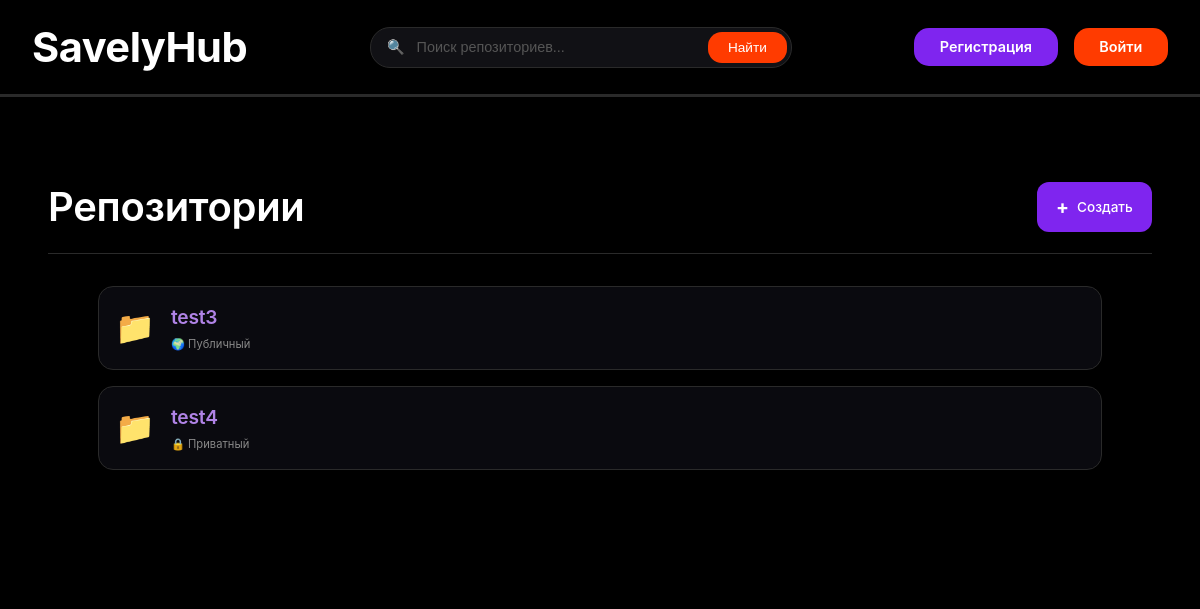
The page /ArtemSavely on the database as committed earlier.
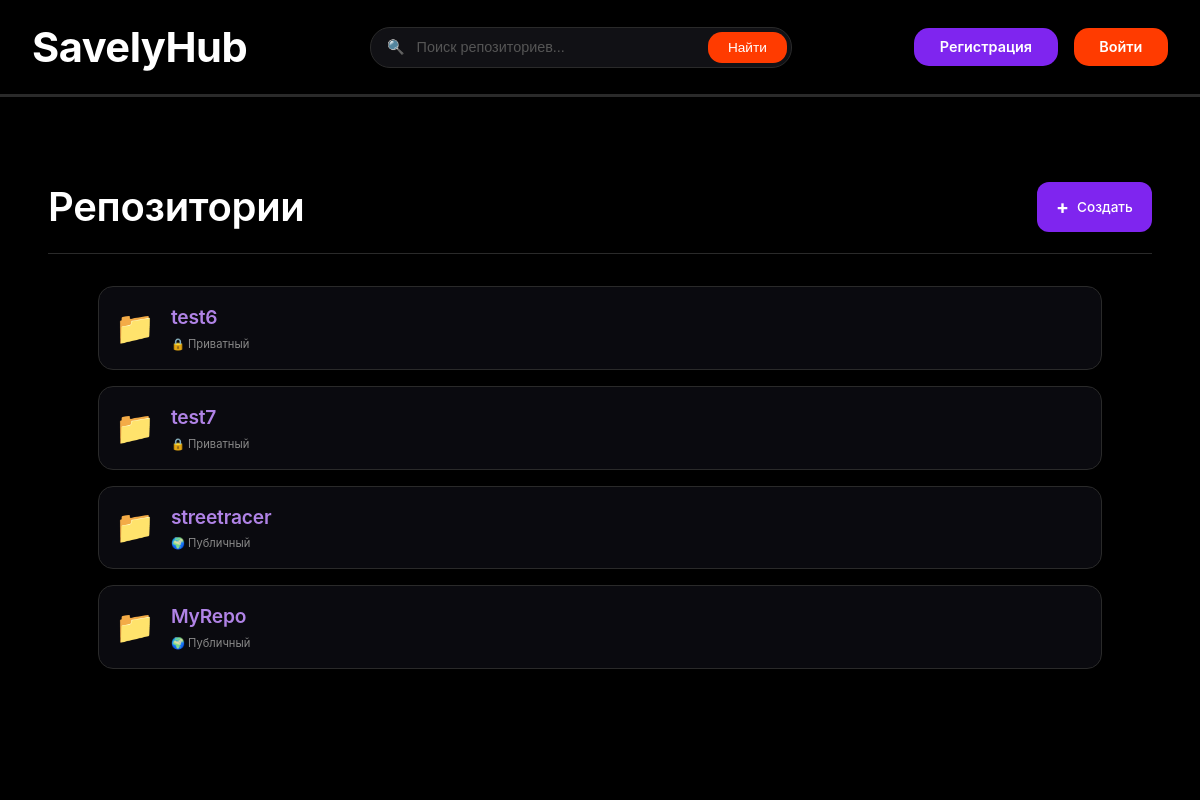
The same page on the database as committed later.
### app/models/repository.py (models this page shows)
class Repository(db.Model):
    id = db.Column(db.Integer, primary_key=True)
    name = db.Column(db.String(100), nullable=False)
    about = db.Column(db.Text, nullable=True, default='')
    private = db.Column(db.Boolean, nullable=False, default=False)
    created_at = db.Column(db.DateTime, nullable=False, default=db.func.now())
    owner_id = db.Column(db.Integer, db.ForeignKey('user.id'), nullable=False)
    owner = db.relationship("User", back_populates="repositories")
    permissions = db.relationship("Permission", back_populates="repository")

### app/web/pages.py (the view)
@blueprint.route('/<username>')
def user_repos(username):
    user_service = UserService()
    user = user_service.get_user_by_name(username)
    return render_template("user_repos.html", user=user)

### app/repository/user_repository.py (called while the page is built)
    def get_by_username(self, username):
        return db.session.query(User).filter(User.username == username).first()

### app/services/user_service.py (called while the page is built)
    def get_user_by_name(self, username):
        return self.user_repo.get_by_username(username)

### app/templates/user_repos.html (shortened to what this page needs)
{% extends "base.html" %}
{% block content %}
<div class="repos-container">
    <div class="repos-header">
        <h1 class="repos-title">Репозитории</h1>
        <a href="{{ url_for('web.create_repository') }}" class="create-btn">
            <span class="plus-icon">+</span>
            Создать
        </a>
    </div>
    {% if user.repositories %}
        <div class="repos-grid">
            {% for repo in user.repositories %}
            <div class="repo-card">
                <a href="{{ url_for('web.repo_tree', username=user.username, repo_name=repo.name, filepath='') }}" class="repo-link">
                    <div class="repo-icon">📁</div>
                    <div class="repo-info">
                        <h3 class="repo-name">{{ repo.name }}</h3>
                        <div class="repo-meta">
                            <span class="repo-visibility">
                                {% if repo.private %}
                                    🔒 Приватный
                                {% else %}
                                    🌍 Публичный
                                {% endif %}
                            </span>
                        </div>
                    </div>
                </a>
            </div>
            {% endfor %}
        </div>
    {% endif %}
</div>
{% endblock %}

### app/templates/base.html (shortened to what this page needs)
<!DOCTYPE html>
<html lang="ru">
<head>
    <link rel="stylesheet" href="{{ url_for('static', filename='css/style.css') }}">
    <link rel="stylesheet" href="{{ url_for('static', filename='css/forms.css') }}">
    <link rel="stylesheet" href="{{ url_for('static', filename='css/repo.css') }}">
    <link rel="stylesheet" href="{{ url_for('static', filename='css/branches.css') }}">
    <link rel="stylesheet" href="{{ url_for('static', filename='css/user_repos.css') }}">
    <link rel="stylesheet" href="{{ url_for('static', filename='css/repo_empty.css') }}">
    <link rel="stylesheet"
          href="https://cdnjs.cloudflare.com/ajax/libs/highlight.js/11.11.1/styles/github-dark.min.css">
</head>
<body>
<header>
    <nav class="navbar">
        <div class="nav-left">
            <h1 class="logo">
                <a href="{{ url_for('web.index') }}">SavelyHub</a>
            </h1>
        </div>
        <div class="nav-center">
            <form class="search-form" action="{{ url_for('web.search_repos') }}" method="GET">
                <div class="search-wrapper">
                    <span class="search-icon">🔍</span>
                    <input type="text" name="q" class="search-input"
                           placeholder="Поиск репозиториев..."
                           value="{{ request.args.get('q', '') }}">
                    <button type="submit" class="search-btn">Найти</button>
                </div>
            </form>
        </div>
        <div class="nav-right">
            {% if current_user.is_authenticated %}
                <div class="user-menu">
                    <a href="{{ url_for('web.user_repos', username=current_user.username) }}" class="username">{{ current_user.username }}</a>
                    <a class="logout-link" href="/logout">Выйти</a>
                </div>
            {% else %}
                <div class="auth-links">
                    <a class="btn-register" href="/register">Регистрация</a>
                    <a class="btn-login" href="/login">Войти</a>
                </div>
            {% endif %}
        </div>
    </nav>
</header>
<main role="main" class="container">
    {% block content %}
    {% endblock %}
</main>
</body>
</html>

### app/static/css/style.css (style rules this page uses)
header { background-color: black; }
nav { display: flex; justify-content: space-between; background-color: #000000; color: white; padding: 20px; border-bottom: white 10px; }
* { margin: 0; padding: 0; box-sizing: border-box; }
body { background-color: #000000; font-family: -apple-system, BlinkMacSystemFont, 'Segoe UI', 'Inter', monospace; color: #e0e0e0; line-height: 1.5; min-height: 100%; display: flex; flex-direction: column; }
.navbar { width: 100%; background-color: #000000; border-bottom: 2px solid #2a2a2a; padding: 1rem 30px; display: flex; justify-content: space-between; align-items: baseline; }
.logo { font-size: 2.6rem; font-weight: 700; letter-spacing: -0.5px; color: #ffffff; margin: 0; }
.container { max-width: 100%; max-height: 2200px; padding: 3rem 2rem; flex: 1; display: flex; flex-direction: column; align-items: center; text-align: center; background-color: #000000; overflow-x: hidden; }
.btn-register { border-radius: 15px; background: #7f25ef; color: #ffffff; font-size: 0.9rem; padding: 0.5rem 1.6rem; max-height: 50px; text-decoration: none; font-weight: 600; transition: all 0.2s ease; cursor: pointer; border: none; }
.btn-login { border-radius: 15px; background: #ff3b00; color: #ffffff; font-size: 0.9rem; padding: 0.5rem 1.6rem; max-height: 50px; text-decoration: none; font-weight: 600; transition: all 0.2s ease; cursor: pointer; border: none; }
header { background: #0a0a0f; border-bottom: 1px solid #2a2a2a; position: sticky; top: 0; z-index: 100; }
.navbar { max-width: 100vw; margin: 0 auto; padding: 1rem 2rem; display: flex; justify-content: space-between; align-items: center; gap: 2rem; flex-wrap: wrap; }
.nav-left { flex-shrink: 0; }
.logo a { font-size: 2.6rem; font-weight: 700; color: #ffffff; text-decoration: none; letter-spacing: -0.5px; }
.nav-center { flex: 0.7; min-width: 200px; }
.search-form { width: 100%; }
.search-wrapper { display: flex; align-items: center; background: #111115; border: 1px solid #2a2a2a; border-radius: 20px; transition: all 0.2s ease; }
.search-icon { padding: 0.5rem 0 0.5rem 1rem; color: #666666; font-size: 0.9rem; }
.search-input { flex: 1; background: transparent; border: none; padding: 0.6rem 0.75rem; color: #ffffff; font-size: 0.9rem; outline: none; }
.search-input::placeholder { color: #555555; }
.search-btn { background: #ff3b00; border: none; color: white; padding: 0.5rem 1.25rem; border-radius: 14px; margin: 0.25rem; cursor: pointer; font-size: 0.85rem; font-weight: 500; transition: all 0.2s ease; }
.nav-right { flex-shrink: 0; }
.auth-links { display: flex; gap: 1rem; }

### app/static/css/user_repos.css (style rules this page uses)
.repos-container { min-width: 100vw; text-align: left; align-items: start; padding: 2rem 3rem; }
.repos-header { display: flex; justify-content: space-between; align-items: center; margin-bottom: 2rem; padding-bottom: 1rem; border-bottom: 1px solid #2a2a2a; }
.repos-title { font-size: 2.5rem; font-weight: 600; color: #ffffff; letter-spacing: -0.3px; margin: 0; }
.create-btn { min-width: 100px; min-height: 50px; display: inline-flex; align-items: center; gap: 0.5rem; background: #7f25ef; color: #ffffff; padding: 0.5rem 1.2rem; border-radius: 12px; text-decoration: none; font-size: 0.85rem; font-weight: 500; transition: all 0.2s ease; }
.plus-icon { font-size: 1.2rem; font-weight: bold; }
.repos-grid { margin-bottom: 2rem; display: grid; grid-template-columns: repeat(auto-fill, minmax(280px, 1fr)); gap: 1rem; grid-template-columns: 1fr; }
.repo-card { background: #0a0a0f; border: 1px solid #2a2a2a; border-radius: 15px; transition: all 0.2s ease; min-width: 600px; margin-left: 50px; margin-right: 50px; text-align: start; }
.repo-link { display: flex; align-items: center; gap: 1rem; padding: 1rem; text-decoration: none; color: inherit; }
.repo-icon { font-size: 2rem; flex-shrink: 0; }
.repo-info { flex: 1; min-width: 0; }
.repo-name { font-size: 1.2rem; font-weight: 600; color: #b083e6; margin: 0 0 0.25rem 0; overflow: hidden; text-overflow: ellipsis; white-space: nowrap; letter-spacing: -0.2px; }
.repo-meta { display: flex; align-items: center; gap: 0.75rem; flex-wrap: wrap; }
.repo-visibility { font-size: 0.7rem; color: #888888; }

Rows that differ between the two databases and show on the page:
removed Repository: name "test3", private "🌍 Публичный"
removed Repository: name "test4", private "🔒 Приватный"
added Repository: name "test6", private "🔒 Приватный"
added Repository: name "test7", private "🔒 Приватный"
added Repository: name "streetracer", private "🌍 Публичный"
added Repository: name "MyRepo", private "🌍 Публичный"
